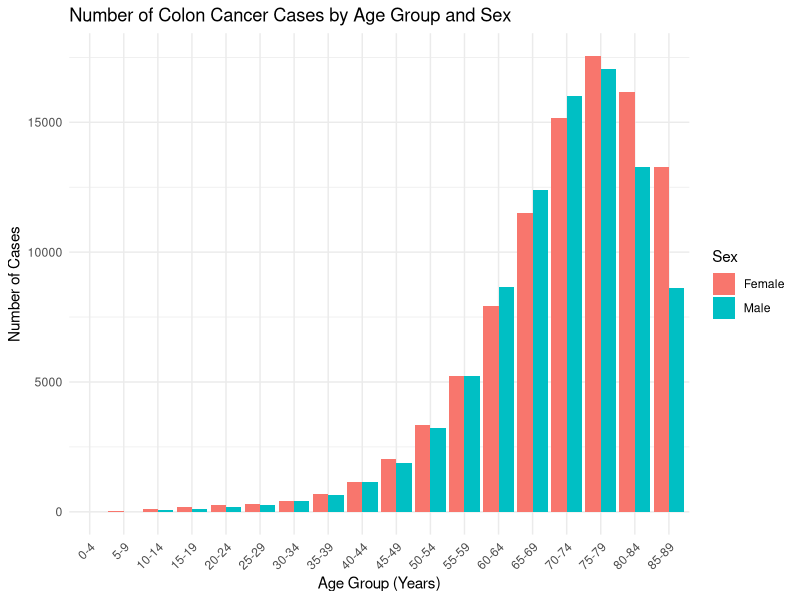
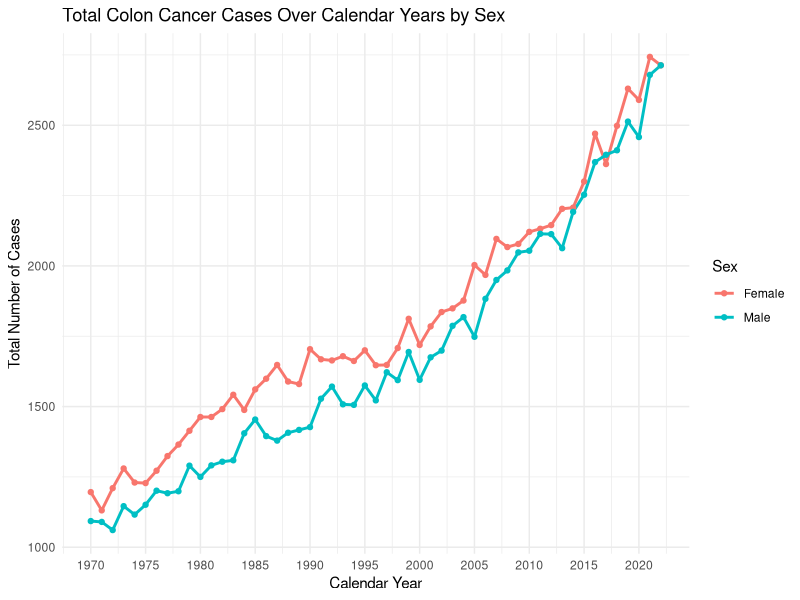
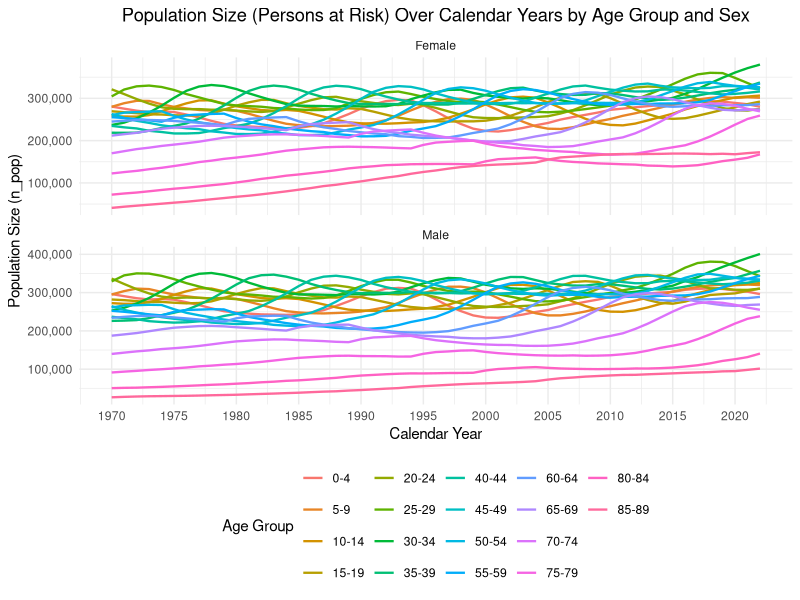
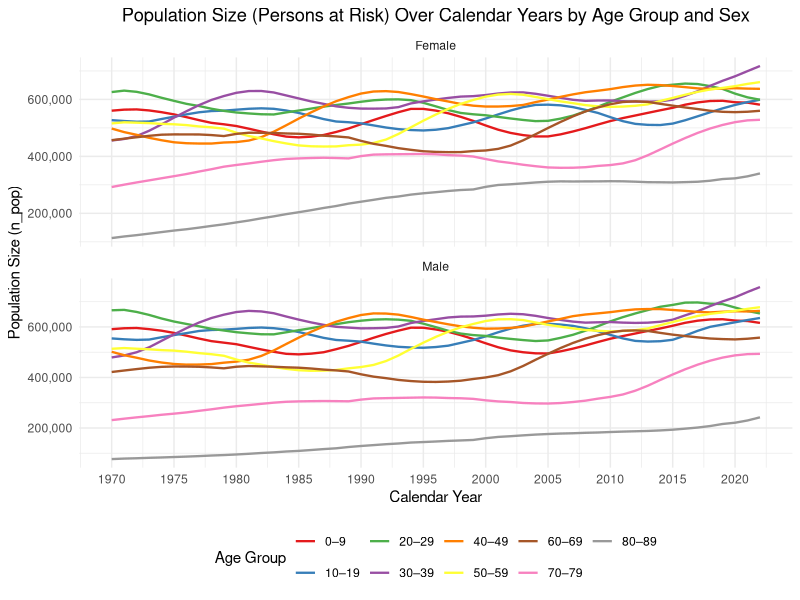
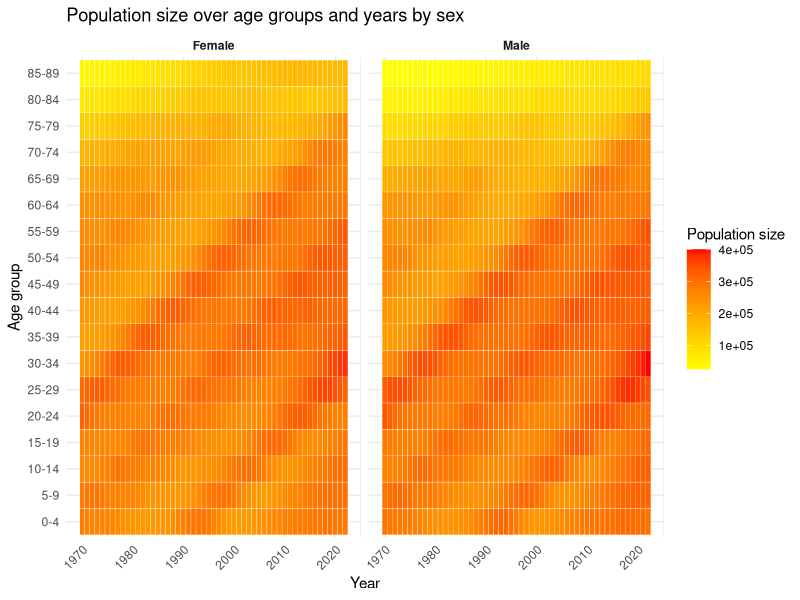
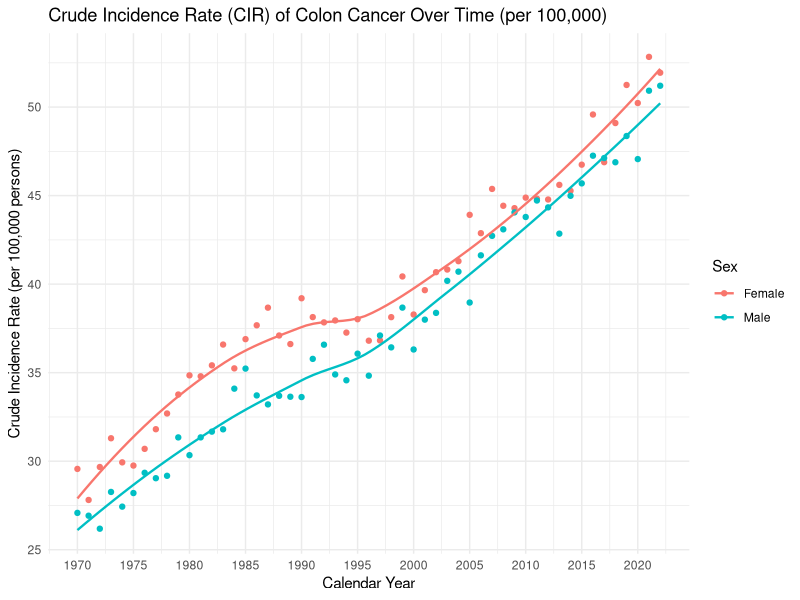

Recreate these plots in R, in order. (Note: this script raises an error after producing the figures.)
## ---- chunk 1
# Set random seed for reproducibility using birthdate YYMMDD
set.seed(022599)
# Load required packages, no additional packages used beyond base R
## ---- chunk 2
library(ggplot2)
library(grid)
library(tidyverse)
library(splines)
## ---- chunk 3
cases <- read.delim("cases-1.tsv", sep = "\t", header = TRUE)

# Renaming because it is called n here and n_pop in the other file
names(cases)[names(cases) == "n"] <- "n_cases"

cases$year <- as.numeric(as.character(cases$year))

cases$agegroup <- factor(cases$agegroup, levels = unique(cases$agegroup))
## ---- chunk 4
# Sum of cases per age group and sex across all years
cases_agg_total <- aggregate(n_cases ~ agegroup + sex, data = cases, FUN = sum)

# Dodged bars
p1 <- ggplot(cases_agg_total, aes(x = agegroup, y = n_cases, fill = sex)) +
  geom_bar(stat = "identity", position = "dodge") +
  labs(
    title = "Number of Colon Cancer Cases by Age Group and Sex",
    x = "Age Group (Years)",
    y = "Number of Cases",
    fill = "Sex"
  ) +
  theme_minimal() +
  theme(axis.text.x = element_text(angle = 45, hjust = 1))


print(p1)
## ---- chunk 5
# Sum of cases per year and sex
cases_yearly <- aggregate(n_cases ~ year + sex, data = cases, FUN = sum)
## ---- chunk 6
# Only showing every 5th year for cleaner x-axis labels (overlaps otherwise)
year_breaks <- seq(min(cases_yearly$year), max(cases_yearly$year), by = 5)

p2 <- ggplot(cases_yearly, aes(x = year, y = n_cases, color = sex)) +
  geom_line(linewidth = 1) +
  geom_point() +
  labs(
    title = "Total Colon Cancer Cases Over Calendar Years by Sex",
    x = "Calendar Year",
    y = "Total Number of Cases",
    color = "Sex"
  ) +
  scale_x_continuous(
    breaks = year_breaks,
    labels = as.character(year_breaks)
  ) +
  theme_minimal()

print(p2)
## ---- chunk 7
population <- read.delim("population-1.tsv", sep = "\t", header = TRUE)
population$year <- as.numeric(as.character(population$year))
population$agegroup <- factor(population$agegroup, levels = unique(population$agegroup))
## ---- chunk 8
# Line plot faceted by sex
year_breaks_pop <- seq(min(population$year), max(population$year), by = 5)

p3 <- ggplot(population, aes(x = year, y = n_pop, color = agegroup, group = agegroup)) +
  geom_line(linewidth = 0.8) +
  facet_wrap(~sex, scales = "free_y", ncol = 1) + # Separate panels for Male and Female
  labs(
    title = "Population Size (Persons at Risk) Over Calendar Years by Age Group and Sex",
    x = "Calendar Year",
    y = "Population Size (n_pop)",
    color = "Age Group"
  ) +
  scale_x_continuous(
    breaks = year_breaks_pop,             # Using breaks every 5 years
    labels = as.character(year_breaks_pop)
  ) +
  scale_y_continuous(labels = scales::comma) + # Format y-axis labels
  # --------------------------
  theme_minimal() +
  theme(
    legend.position = "bottom", # Moving legend for better layout
    plot.title = element_text(hjust = 0.5) # Centering the title
  )

print(p3)
## ---- chunk 9
# Line plot faceted by sex
population$agegroup2 <- ifelse(population$agegroup %in% c("0-4","5-9"), "0–9",
                        ifelse(population$agegroup %in% c("10-14","15-19"), "10–19",
                        ifelse(population$agegroup %in% c("20-24","25-29"), "20–29",
                        ifelse(population$agegroup %in% c("30-34","35-39"), "30–39",
                        ifelse(population$agegroup %in% c("40-44","45-49"), "40–49",
                        ifelse(population$agegroup %in% c("50-54","55-59"), "50–59",
                        ifelse(population$agegroup %in% c("60-64","65-69"), "60–69",
                        ifelse(population$agegroup %in% c("70-74","75-79"), "70–79",
                        ifelse(population$agegroup %in% c("80-84","85-89"), "80–89",
                               NA)))))))))


pop_collapsed <- aggregate(
  n_pop ~ year + sex + agegroup2,
  data = population,
  FUN = sum
)

p32 <- ggplot(pop_collapsed, aes(x = year, y = n_pop, color = agegroup2, group = agegroup2)) +
  geom_line(linewidth = 0.8) +
  facet_wrap(~sex, scales = "free_y", ncol = 1) + # Separate panels for Male and Female
  labs(
    title = "Population Size (Persons at Risk) Over Calendar Years by Age Group and Sex",
    x = "Calendar Year",
    y = "Population Size (n_pop)",
    color = "Age Group"
  ) +
  scale_x_continuous(
    breaks = year_breaks_pop,             # Using breaks every 5 years
    labels = as.character(year_breaks_pop)
  ) +
  scale_y_continuous(labels = scales::comma) + # Format y-axis labels
  scale_color_brewer(palette = "Set1") +
  # --------------------------
  theme_minimal() +
  theme(
    legend.position = "bottom", # Moving legend for better layout
    plot.title = element_text(hjust = 0.5) # Centering the title
  )

print(p32)
## ---- chunk 10
p31 <- ggplot(population, aes(x = year, y = agegroup, fill = n_pop)) +
  geom_tile(color = "white") +                   
  scale_fill_gradient(low = "yellow", high = "red") +
  facet_wrap(~sex) +                             
  labs(
    x = "Year",
    y = "Age group",
    fill = "Population size",
    title = "Population size over age groups and years by sex"
  ) +
  theme_minimal() +
  theme(
    axis.text.x = element_text(angle = 45, hjust = 1), 
    strip.text = element_text(face = "bold")          
  )

print(p31)
## ---- chunk 11
# --- Question 4a: Merging Data Frames ---
merged_data <- merge(cases, population, by = c("agegroup", "year", "sex"), all = TRUE)

# --- Question 4b: Checking for consistent age groups and years ---
check_merge <- merged_data[is.na(merged_data$n_cases) | is.na(merged_data$n_pop), ]

cat("\n--- Data Alignment Check ---\n")
if (nrow(check_merge) == 0) {
  cat("The 'cases' and 'population' files include the same combinations of age groups, years, and sex.\n")
} else {
  cat("The 'cases' and 'population' files do NOT include the same combinations. Missing values found:\n")
  cat("Number of combinations with missing data:", nrow(check_merge), "\n")
  print(check_merge)
}
cat("---\n\n")

# --- Question 4c: Creating Data Frame with Totals ---
# Removing rows with NA before accurate summation (if alignment check failed)
complete_merged_data <- merged_data[!is.na(merged_data$n_cases) & !is.na(merged_data$n_pop), ]

# Aggregating total cases and total population per year and sex
totals_yearly <- aggregate(
  cbind(total_cases = n_cases, total_population = n_pop) ~ year + sex,
  data = complete_merged_data,
  FUN = sum
)

# Printing the resulting data frame
cat("--- Data Frame with Yearly Totals ---\n")
print(totals_yearly)
cat("---\n")
## ---- chunk 12
# --- Version 1. Age-Specific Incidence Rate (ASIR) ---
merged_data$asir <- merged_data$n_cases / merged_data$n_pop

# --- Version 2. Crude Incidence Rate (CIR) ---
totals_yearly$cir <- totals_yearly$total_cases / totals_yearly$total_population

tail(merged_data)
## ---- chunk 13
# Showing every 5th year for cleaner x-axis labels
year_breaks_cir <- seq(min(totals_yearly$year), max(totals_yearly$year), by = 5)

# Convert rate to 'per 100,000' for better readbility
totals_yearly$cir_per_100k <- totals_yearly$cir * 100000

p6 <- ggplot(totals_yearly, aes(x = year, y = cir_per_100k, color = sex)) +
  geom_point() +
  # Apply a smoother (e.g., LOESS or linear model 'lm')
  geom_smooth(method = "loess", se = FALSE, linewidth = 0.8) +
  labs(
    title = "Crude Incidence Rate (CIR) of Colon Cancer Over Time (per 100,000)",
    x = "Calendar Year",
    y = "Crude Incidence Rate (per 100,000 persons)",
    color = "Sex"
  ) +
  scale_x_continuous(breaks = year_breaks_cir) +
  theme_minimal()

print(p6)
## ---- chunk 14
year_sex_totals <- merged_data %>%
  mutate(sex = factor(sex)) %>%
  group_by(year, sex) %>%
  summarise(
    total_cases = sum(n_cases),
    total_pop   = sum(n_pop),
    .groups = "drop"
  )

pois_model <- glm(
  total_cases ~ year + sex,
  offset = log(total_pop),
  family = poisson,
  data = year_sex_totals
)
summary(pois_model)
## ---- chunk 15
# Create a specific dataframe for the years 1970 and 2020
predicted_data <- data.frame(
  year = c(1970, 1970, 2020, 2020),
  sex = as.factor(c("Male", "Female", "Male", "Female")),
  total_pop = 100000
)

# Predict the rates
predicted_data$cir <- predict(pois_model, newdata = predicted_data, type = "response")

# Display the results
print(predicted_data)

cat("The 1970 male–female IR difference is",abs(predicted_data$cir[1]-predicted_data$cir[2]),"\n")
cat("The 2020 male–female IR difference is",abs(predicted_data$cir[3]-predicted_data$cir[4]))
## ---- chunk 16
# Prepare the data
df_plot <- df_merged %>%
  mutate(
    incidence_rate = (n / n_pop) * 100000)

# Create the Graph
ggplot(df_plot, aes(x = year, y = incidence_rate, color = agegroup, group = agegroup)) +
  geom_point(alpha = 0.3, size = 1) + 
  geom_smooth(method = "loess", se = FALSE, linewidth = 1) + 
  facet_wrap(~ sex) + 
  
  scale_y_log10() + 
  labs(
    title = "Colon Cancer Incidence Rates over Calendar Year",
    subtitle = "Stratified by Age Group and Sex (with Loess Smoothing)",
    x = "Calendar Year",
    y = "Incidence Rate (per 100,000) - Log Scale",
    color = "Age Group"
  ) +
  theme_minimal()
## ---- chunk 17
model_interaction <- glm(n ~ ns(year, df = 4)*sex + ns(year, df = 4)*agegroup,
                         offset = log(n_pop),
                         family = poisson(link = "log"),
                         data = df_merged)

target_data <- data.frame(
  year = c(1970, 1970, 2020, 2020),
  sex = as.factor(c("Male", "Female", "Male", "Female")),
  agegroup = "70-74", 
  n_pop = 100000
)

target_data$predicted_rate <- predict(model_interaction, 
                                    newdata = target_data,
                                    type = "response")
target_data
## ---- chunk 18
age_levels <- unique(df_merged$agegroup)

target_data <- expand.grid(
  year = seq(1970, 2020, by=1),
  sex = c("Male","Female"),
  agegroup = age_levels,
  n_pop = 100000
)


# Ensure proper factor levels
target_data$agegroup <- factor(target_data$agegroup, levels = age_levels)
target_data$sex <- factor(target_data$sex, levels = c("Female","Male"))

target_data$predicted_rate <- predict(model_interaction, 
                                    newdata = target_data,
                                    type = "response")

target_data <- target_data %>% group_by(agegroup, sex) %>% summarize(predicted_rate = mean(predicted_rate))

ggplot(target_data, aes(x = agegroup, y = predicted_rate, group = sex, color = sex)) +
  geom_line(size = 1) +
  labs(
    title = "Predicted Incidence Rates by Age Group averaged over all years",
    x = "Age Group",
    y = "Predicted Incidence Rate per 100,000",
    color = "Sex"
  ) +
  theme_minimal() +
  theme(
    text = element_text(size = 14),
    axis.text.x = element_text(angle = 45, hjust = 1)
  )

## ---- chunk 19
df_q11 <- df_merged %>%
  mutate(
    lower_bound = as.numeric(str_extract(agegroup, "^[0-9]+")),
    age_mid = lower_bound + 2
  )
model_spline_age <- glm(n ~ ns(year, df = 4) * ns(age_mid, df = 4) * sex + offset(log(n_pop)),
                        family = poisson(link = "log"),
                        data = df_q11)

# --- A. Predict data (Lines) ---
# at 52, 72, 87 year-old
pred_data <- expand.grid(
  year = 1970:2020,
  sex = df_q11$sex,
  age_mid = c(52, 72, 87),
  n_pop = 100000
)

pred_data$fitted_rate <- predict(model_spline_age, newdata = pred_data, type = "response")

# --- B. observation data (Points) ---
obs_data <- df_q11 %>%
  filter(agegroup %in% c("50-54", "70-74", "85-89")) %>%
  mutate(
    obs_rate = (n / n_pop) * 100000,
    target_age = case_when(
      agegroup == "50-54" ~ 52,
      agegroup == "70-74" ~ 72,
      agegroup == "85-89" ~ 87 
    )
  )

ggplot() +
  geom_point(data = obs_data, 
             aes(x = year, y = obs_rate, color = sex), 
             alpha = 0.4, shape = 1) +
  
  geom_line(data = pred_data, 
            aes(x = year, y = fitted_rate, color = sex), 
            linewidth = 1) +
  facet_wrap(~ age_mid, scales = "free_y", labeller = label_both, ncol=1) +
  labs(
    title = "Colon Cancer Incidence: Model vs Observed",
    subtitle = "Lines = Spline Model Predictions (Ages 52, 72, 87)\nPoints = Observed Crude Rates (Groups 50-54, 70-74, 85-89)",
    y = "Incidence Rate (per 100,000)",
    x = "Year",
    color = "Sex"
  ) +
  theme_minimal()
## ---- chunk 20

# --- Step 1: Define the Standard Population (2022) ---
std_pop_2022 <- df_q11 %>%
  filter(year == 2022) %>%
  select(sex, age_mid, std_pop = n_pop)

# --- Step 2: Calculate Observed Age-Specific Rates---
df_observed_rates <- df_q11 %>%
  mutate(obs_rate_per_person = n / n_pop)

# --- Step 3: Calculate Age-Standardized Rates (ASR) ---
# Formula: Sum(Observed_Rate_age_i * Pop_std_age_i) / Total_std_pop
df_standardized <- df_observed_rates %>%
  left_join(std_pop_2022, by = c("sex", "age_mid")) %>%
  group_by(year, sex) %>%
  summarise(
    expected_cases = sum(obs_rate_per_person * std_pop),
    total_std_pop = sum(std_pop),
    .groups = "drop"
  ) %>%
  mutate(
    rate = (expected_cases / total_std_pop) * 100000,
    type = "Age-Standardized (Observed)" 
  ) %>%
  select(year, sex, rate, type)

# --- Step 4: Calculate Crude Rates (for Comparison) ---
df_crude <- df_q11 %>%
  group_by(year, sex) %>%
  summarise(
    total_cases = sum(n),
    total_pop = sum(n_pop),
    .groups = "drop"
  ) %>%
  mutate(
    rate = (total_cases / total_pop) * 100000,
    type = "Crude (Non-standardized)"
  ) %>%
  select(year, sex, rate, type)

# --- Step 5: Combine and Plot ---
df_final_plot <- bind_rows(df_standardized, df_crude)

# Create the comparison graph
ggplot(df_final_plot, aes(x = year, y = rate, color = sex, linetype = type)) +
  geom_line(linewidth = 1.2) +
  labs(
    title = "Crude vs. Direct Age-Standardized Incidence Rates",
    subtitle = "Based on OBSERVED Data (Standardized to 2022 Population)",
    y = "Incidence Rate (per 100,000 person-years)",
    x = "Calendar Year",
    color = "Sex",
    linetype = "Rate Type"
  ) +
  theme_minimal() +
  theme(legend.position = "bottom")
## ---- chunk 21
# ==============================================================================
# Step 1: Define the Standard Population Weights (Year 2022)
std_pop_weights <- df_q11 %>%
  filter(year == 2022) %>%
  select(sex, age_mid, std_weight = n_pop)

# ==============================================================================
# Step 2: Method A - Direct Standardization of OBSERVED Rates (from Q12)
df_asr_observed <- df_q11 %>%
  mutate(raw_rate = n / n_pop) %>%
  left_join(std_pop_weights, by = c("sex", "age_mid")) %>%
  group_by(year, sex) %>%
  summarise(
    weighted_sum = sum(raw_rate * std_weight),
    total_weight = sum(std_weight),
    .groups = "drop"
  ) %>%
  mutate(
    rate = (weighted_sum / total_weight) * 100000,
    method = "Observed (Direct)" # Label for the plot
  )

# Step 3: Method B - Standardization of MODEL PREDICTED Rates (The Q13 Task)

pred_grid <- expand.grid(
  year = 1970:2022,
  age_mid = unique(df_q11$age_mid),
  sex = unique(df_q11$sex),
  n_pop = 100000 # Arbitrary population base to calculate the rate
)
pred_grid$pred_count <- predict(model_spline_age, newdata = pred_grid, type = "response")
pred_grid$pred_rate_per_person <- pred_grid$pred_count / 100000
df_asr_model <- pred_grid %>%
  left_join(std_pop_weights, by = c("sex", "age_mid")) %>%
  group_by(year, sex) %>%
  summarise(
    weighted_sum = sum(pred_rate_per_person * std_weight),
    total_weight = sum(std_weight),
    .groups = "drop"
  ) %>%
  mutate(
    rate = (weighted_sum / total_weight) * 100000,
    method = "Model-Based (Predicted)" 
  )

# Step 4: Combine and Plot the Comparison
df_comparison <- bind_rows(df_asr_observed, df_asr_model)
ggplot(df_comparison, aes(x = year, y = rate, color = sex, linetype = method)) +
  geom_line(aes(linewidth = method)) + 
  scale_linewidth_manual(values = c("Observed (Direct)" = 0.8, "Model-Based (Predicted)" = 1.2)) +
  
  labs(
    title = "Comparison of Age-Standardized Rates",
    subtitle = "Direct Standardization (Observed) vs. Model-Based Standardization (Predicted)\nStandardized to Sweden 2022 Population",
    y = "Incidence Rate (per 100,000 person-years)",
    x = "Calendar Year",
    color = "Sex",
    linetype = "Method",
    linewidth = "Method"
  ) +
  theme_minimal() +
  theme(legend.position = "bottom")
